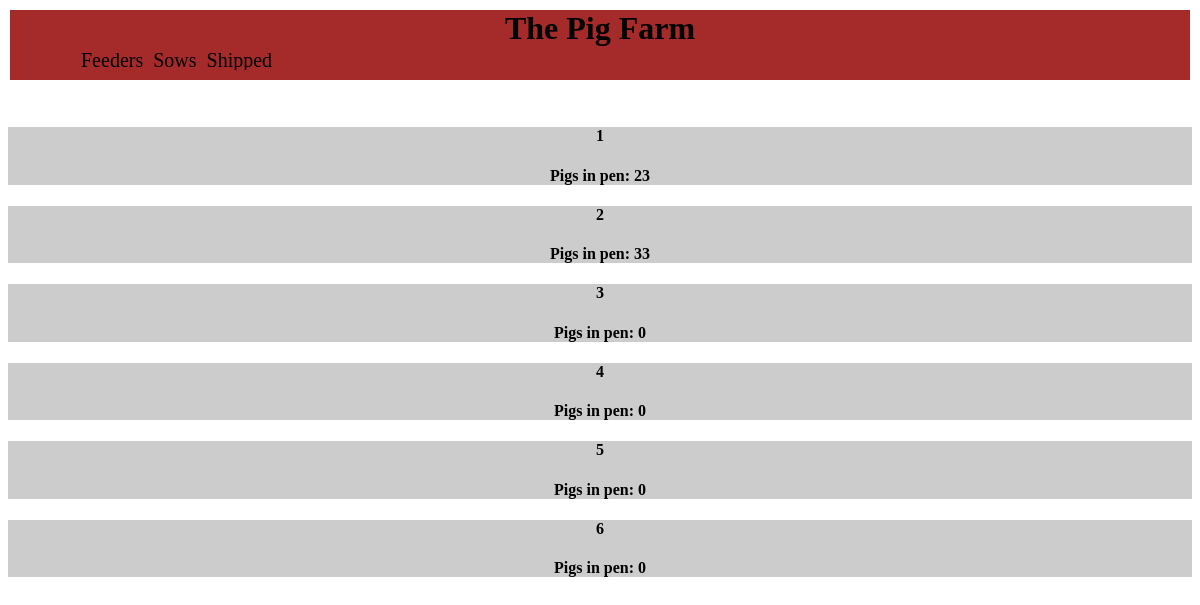
Page /pigs/ (signed in) on the earlier database version.
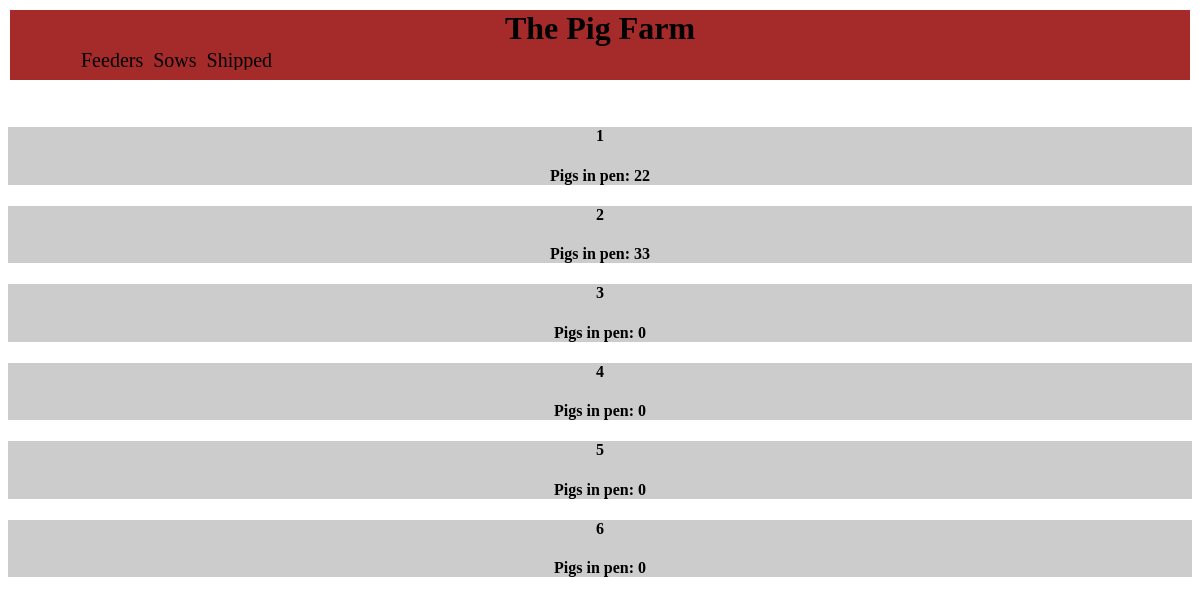
Same page on the later database version.
### pigs/models.py (models this page shows, shortened)
class Pigpen(models.Model):
    pen = models.CharField(max_length=2)
    def __str__(self):
        return self.pen

class Pigsinpen(models.Model):
    pigpen = models.ForeignKey(Pigpen,on_delete=models.CASCADE)
    pigs = models.PositiveIntegerField()
    pig_cost_total = models.DecimalField(max_digits=6,decimal_places=2)
    date = models.DateTimeField()
    notes = models.CharField(max_length = 300,blank=True,null = True)

### pigs/views.py (the view)
class indexview(LoginRequiredMixin, generic.ListView):
    model = Pigpen
    template_name = 'pigs/indexview.html'

### pigs/templates/pigs/indexview.html (shortened to what this page needs)
﻿<!DOCTYPE html>
{% load static %}
<link rel="stylesheet" type="text/css" href="{% static 'pigs/indexviewstyles.css' %}" />
<link rel="stylesheet" type="text/css" href="{% static 'pigs/Generalstyles.css' %}" />
<html lang="en" xmlns="http://www.w3.org/1999/xhtml">
<head>
</head>
<body>
    <div class="header">
        <h1>The Pig Farm</h1>
        <ul>
        <li class="feederpigs"><a class="nostyle" href="#Feeders" onclick="testFunc(this)">Feeders</a></li>
        <li><a class="nostyle" href="#Sows" onclick="testFunc(this)">Sows</a></li>
        <li><a class="nostyle" href="{% url 'pigs:shippedpigs' %}">Shipped</a></li>
        </ul>
    </div>
        <div class="containers" id="Feeders">
        <div class="scroll"></div>
        {% for pen in pigpen_list %}
        <a class="pens" href="{% url 'pigs:pen' pen %}">
            <div class="penwrapper">
                <h4>{{pen}}</h4>
                {% for pig in pen.pigsinpen_set.all %}
                {% if forloop.last %}
                <h4>Pigs in pen: {{pig.pigs}} </h4>
                {%endif%}
                {%empty%}
                <h4>Pigs in pen: 0</h4>
                {%endfor%}
            </div>
        </a>
        {%endfor%}
       </div>
</body>
</html>

Differences in the rows shown:
computed for Pigpen (number 1 of 6 on the later page): loses Pigsinpen (pigs "23")
added Pigsinpen: pigs "22", shown under Pigpen (number 1 of 6 on the later page)
